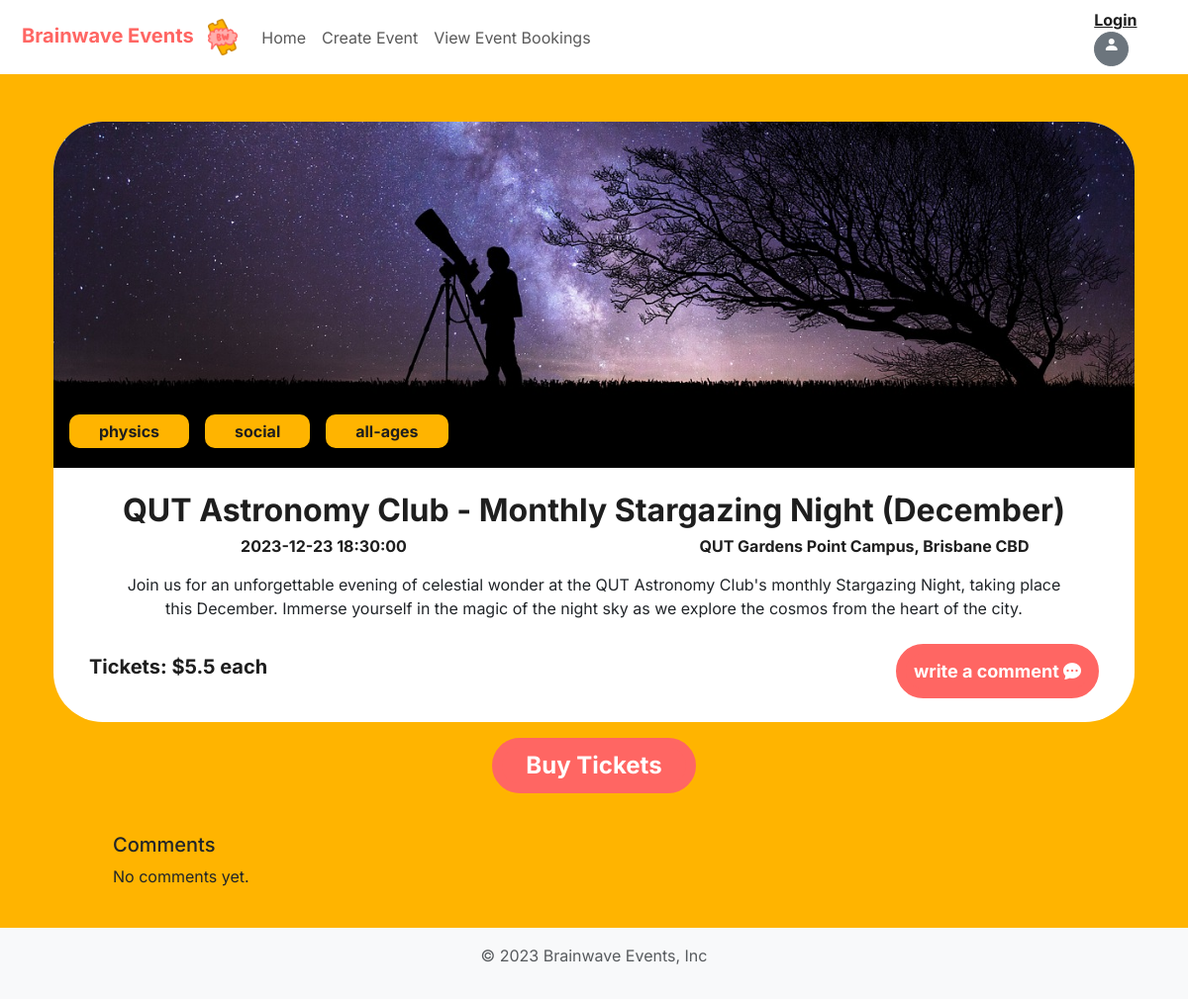
The app's page /event-detail-view?target_event=1, older data.
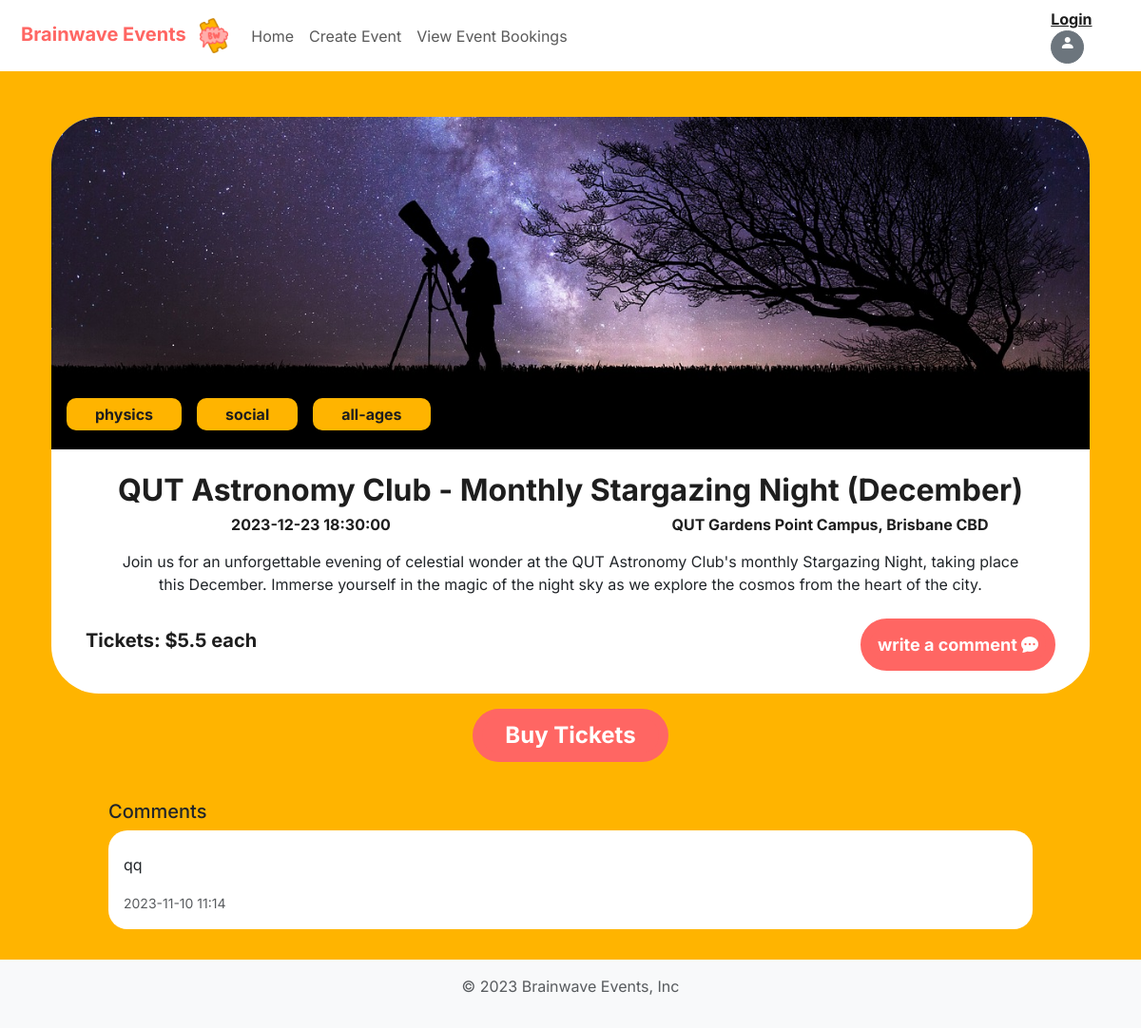
The same page, newer data.
### website/models.py (models this page shows, shortened)
class Event(db.Model):
    __tablename__='events'
    id = db.Column(db.Integer, primary_key=True)
    title = db.Column(db.String(250), index=True, unique=False, nullable=False)
    description = db.Column(db.String(250), index=True, unique=False, nullable=False)
    location = db.Column(db.String(250), nullable=False)
    start_time = db.Column(db.DateTime, nullable=False)
    cover_image_path = db.Column(db.String(250))
    total_num_tickets = db.Column(db.Integer, nullable=False)
    num_tickets_sold = db.Column(db.Integer, nullable=False, default=0)
    price_per_ticket = db.Column(db.Double, nullable=False, default=0.00)
    status = db.Column(db.String(250), nullable=False,default='Open')
    long_description = db.Column(db.String(1000),nullable=False)
    orders = db.relationship('Order', backref='event')

class Comment(db.Model):
    __tablename__='comments'
    __tablename__ = 'comments'
    id = db.Column(db.Integer, primary_key=True)
    user_id = db.Column(db.Integer, db.ForeignKey('users.id'))
    event_id = db.Column(db.Integer, db.ForeignKey('events.id'))
    text = db.Column(db.Text, nullable=False)
    timestamp = db.Column(db.DateTime, default=datetime.utcnow)
    user = db.relationship('User', backref='comments')
    event = db.relationship('Event', backref='comments')

### website/views.py (the view, shortened to what this page needs)
@main_bp.route('/event-detail-view', methods=['GET', 'POST'])
def view_event():
    form = OrderForm()
    event_id = request.args.get('target_event')
    event = db.session.scalar(db.select(Event).where(Event.id==event_id))
    comments = Comment.query.filter_by(event_id=event_id).order_by(Comment.timestamp.desc()).all()
    return render_template('event-detail-view.html', event=event, form=form,comments=comments)

### website/templates/event-detail-view.html (shortened to what this page needs)
<!doctype html>
{% extends 'base.html' %}
{% import "bootstrap/form.html" as wtf %}
{% from 'bootstrap5/form.html' import render_form, render_field %}
{% block content %}
<div class="container pt-4 align-items-center">
  <div class="align-self-center">
    <div class="p-0 rounded-pill-both text-center bg-white">
      <div class="row pb-2">
        <div class="col position-relative">
          <div class="item">
            <div class="hstack gap-3 tag-group m-3">
              <span class="tag">physics</span>
              <span class="tag">social</span>
              <span class="tag">all-ages</span>
            </div>
            <img src="{{'static/img/' + event.cover_image_path}}"style="max-height: 350px; width: 100%; object-fit: cover;object-position:bottom;" class="img-fluid overflow-hidden rounded-pill-top mt-0 mb-3" alt="telescope-example-img">
          </div>
          </div>
      </div>
      <div class="container">
        <p class="h2">{{event.title}}</p>
        <div class="row pb-2">
          <div class="col align-self-center">
            <p class="h6">{{event.start_time}}</p>
          </div>
          <div class="col align-self-center">
            <p class="h6">{{event.location}}</p>
          </div>
        </div>
         <div class="row mx-5">
          <div class="col align-self-center">{{event.long_description}}</div>
        </div>
        <div class="d-flex align-items-center justify-content-between mx-4 py-4">
          <span class="h5">Tickets: ${{event.price_per_ticket}} each</span>
          <a class="btn btn-cherry btn-sm rounded-pill" href="{{ url_for('auth.comment', event_id=event.id )}}">
            <span> write a comment</span>
            <span class="bi bi-chat-dots-fill"></span>
          </a>
        </div>
      </div>
    </div>
  </div>
  <div class= "row text-center py-3">
    <div class="col align-self-center">
      <button type="button" class="btn btn-cherry rounded-pill px-4 py-0" data-bs-toggle="modal" data-bs-target="#exampleModal">
        <span>Buy Tickets</span>
      </button>
    </div>
  </div>
   <div class="row mx-5 mt-4">
    <div class="col">
      <h5>Comments</h5>
      {% for comment in comments %}
        <div class="card mb-2">
          <div class="card-body">
            <p class="card-text">{{ comment.text }}</p>
            <p class="card-text"><small class="text-muted">{{ comment.timestamp.strftime('%Y-%m-%d %H:%M') }}</small></p>
          </div>
        </div>
      {% else %}
        <p>No comments yet.</p>
      {% endfor %}
    </div>
  </div>
</div>
    {% endblock %}

### website/templates/base.html (shortened to what this page needs)
<!DOCTYPE html>
<html lang="en">
<head>
    <link href="https://cdn.jsdelivr.net/npm/bootstrap@5.3.2/dist/css/bootstrap.min.css" rel="stylesheet">
    <link rel="stylesheet" href= "{{url_for('static', filename='style/style.css')}}">
    <link rel="stylesheet" href="https://cdn.jsdelivr.net/npm/bootstrap-icons@1.3.0/font/bootstrap-icons.css">
</head>
<body style="background-color:#FFB400;">
    <header>
      <nav class="navbar navbar-expand-lg navbar-light bg-white">
          <div class="container-fluid">
            <a class="navbar-brand" href="#">
              <label for="logo-image">
                <span class="h5 cherry"> Brainwave Events </span>
              </label>
              <img src="../../static/img/logo.png" id= "logo-image" width="29.9" height="36.94" class="" alt="">
            </a>
            <div class="collapse navbar-collapse" id="navbarSupportedContent">
              <ul class="navbar-nav me-auto mb-2 mb-lg-0">
                <li class="nav-item">
                  <a class="nav-link" href="/">Home</a>
                </li>
                <li class="nav-item">
                  <a class="nav-link" href="create-event">Create Event</a>
                </li>
                <li class="nav-item">
                  <a class="nav-link" href="event-details">View Event Bookings</a>
                </li>
              </ul>
            </div>
            <form class="row align-items-center">
              <div class="col-5">
                  {% if current_user.is_authenticated %}
                    <span class="h6 text-muted">Welcome {{ current_user.name }}</span>
                    <a type="button" class="btn btn-secondary btn-circle btn-sm" href="{{ url_for('auth.logout') }}">
                      <i class="bi bi-box-arrow-right"></i> Logout
                    </a>
                  {% else %}
                    <a class="h6" href="{{ url_for('auth.login') }}">Login</a>
                    <a type="button" class="btn btn-secondary btn-circle btn-sm" href="{{ url_for('auth.register') }}" id="login-button">
                      <i class="bi bi-person-fill"></i>
                    </a>
                  {% endif %}
                </div>
              </div>
        </nav>
    </header>
    <main class="container pt-4">
      {% block content %}
      {% endblock %}
    </main>
    <footer class="footer">
      <div class="container-fluid p-0">
        <footer class="py-3 mt-4 bg-light">
          <p class="text-center text-body-secondary">© 2023 Brainwave Events, Inc</p>
        </footer>
      </div>
    </footer>
  </body>
</html>

### website/static/style/style.css (style rules this page uses)
.h2 { color: #1E1E1E; font-weight: bold; }
.h5 { color: #1E1E1E; font-weight: bold; }
.h6 { color: #1E1E1E; font-weight: bold; }
.h5.cherry { color: #FF6663; font-weight: bold; }
.card { border-radius: 20px; border-style: none; }
.rounded-pill-top { border-top-left-radius: 50px; border-top-right-radius: 50px; vertical-align: middle; }
.rounded-pill-both { border-radius: 50px; }
label { display: inline; padding: 10px; }
.btn-cherry.btn-sm { font-size: large; }
.btn-cherry { background-color: #FF6663; border-color: #FF6663; color: white; font-weight: bold; font-size:x-large; border-width: 10px; }
.btn-circle.btn-sm { width: 35px; height: 35px; padding: 0px 0px; border-radius: 17.5px; font-size: 16px; text-align: center; }
.item { position:relative; }
.tag { position: relative; background-color: #FFB400; text-align: center; border-radius: 10px; color:#1E1E1E; padding:5px 30px; font-size:16px; font-weight: bold; }
.tag-group { position: absolute; z-index: 2; bottom: 20px; text-align: left; }
body { font-family:'Inter', sans-serif !important; font-weight: 400; }

Row changes from the older to the newer data that the page shows:
added Comment: text "qq", timestamp "2023-11-10 11:14"
Text that changed along with them:
text no longer shown: "No comments yet."
